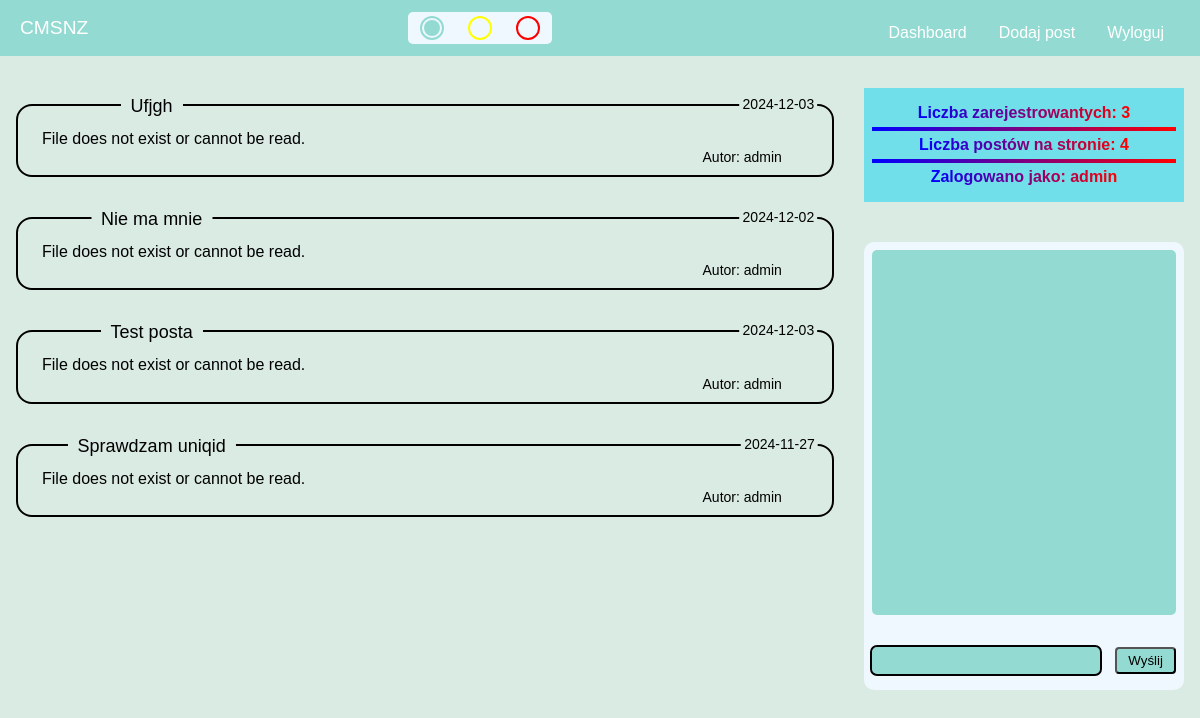
The page / (signed in) on the database its author committed.
### tables this page shows
CREATE TABLE `posts` (
  `ID` int(11) NOT NULL,
  `title` text NOT NULL,
  `content` text NOT NULL,
  `autor` int(11) NOT NULL,
  `date` date NOT NULL,
  `added` datetime NOT NULL DEFAULT current_timestamp(),
  `private` tinyint(1) DEFAULT NULL
);

CREATE TABLE `users` (
  `ID` int(10) UNSIGNED NOT NULL,
  `username` text NOT NULL,
  `email` text NOT NULL,
  `password` text NOT NULL,
  `active` tinyint(1) NOT NULL,
  `added` datetime NOT NULL DEFAULT current_timestamp(),
  `is_admin` tinyint(1) DEFAULT NULL
);

### index.php (the view, shortened to what this page needs)
<?php
include('importy/bazadanych.php');
include('importy/header.php');
    if ($stm = $connect->prepare('SELECT COUNT(ID) as liczbaUzytkownikow FROM users WHERE is_admin != 1;')) {
        $stm->execute();
        $result = $stm->get_result();
        $usersnum = $result->fetch_assoc();
    }
    if (isset($_SESSION['username'])) {
        if ($stm = $connect->prepare('SELECT COUNT(ID) as liczbaPostow FROM posts')) {
            $stm->execute();
            $result = $stm->get_result();
            $postsnum = $result->fetch_assoc();
        }
    }
    else {
        if ($stm = $connect->prepare('SELECT COUNT(ID) as liczbaPostow FROM posts WHERE private = 0')) {
            $stm->execute();
            $result = $stm->get_result();
            $postsnum = $result->fetch_assoc();
        }
    }
if ($stm = $connect->prepare('SELECT * FROM posts JOIN users ON users.ID = posts.autor ORDER BY posts.added DESC;')) {
    $stm->execute();
    $result = $stm->get_result();
?>
<div class="width-10">
    <div class="row">
        <div class="relative-width md-10">
            <?php
            if ($result->num_rows > 0) {
                $postCounter = 1;
                while ($record = $result->fetch_assoc()) {
                    $isPrivate = $record['private'] == 1;
                    $canView = $isPrivate ? isset($_SESSION['username']) : true;
                    if ($canView) { ?>
            <div class="post" style="--order: <?php echo $postCounter; ?>">
                <span class="post-title"><?php echo $record['title']; ?></span>
                <span class="post-date"><?php echo $record['date']; ?></span>
                <span class="post-autor">Autor: <?php echo $record['username']; ?></span>
                <div class="post-content post-hidden" aria-expanded="false">
                    <?php
                                if (file_exists($record['content']) && is_readable($record['content'])) {
                                    $content = file_get_contents($record['content']);
                                    $Parsedown = new Parsedown();
                                    echo nl2br($Parsedown->text($content));
                                } else {
                                    echo "File does not exist or cannot be read.";
                                }
                            ?>
                </div>
            </div>
            <?php }
                    $postCounter++;
                } ?>
        </div>
        <div class="right">
            <div class="info">
                <span class="gradient-text">Liczba zarejestrowantych:
                    <?php echo $usersnum['liczbaUzytkownikow']?>
                </span>
                <hr>
                <span class="gradient-text">Liczba postów na stronie:
                    <?php echo $postsnum['liczbaPostow']?>
                </span>
                <?php
                    if (isset($_SESSION['username'])) {
                        ?>
                <hr>
                <span class="gradient-text">Zalogowano jako: <?php echo $_SESSION['username']?></span>
                <?php
                    }
                ?>
            </div>
            <form class="czat" method="post">
                <div class="bottominput">
                    <input type="text" name="wiadomosc" id="inputsend" <?php
                    if (!isset($_SESSION['username'])) {
                            echo "placeholder='zaloguj się aby czatować' readonly";
                        }
                    ?>>
                    <button type="submit" class='btn-send' <?php
                        if (!isset($_SESSION['username'])) {
                            echo "disabled";
                        }
                    ?>>Wyślij</button>
                </div>
                <div class="chatcontent" id="chatcontent">
                </div>
            </form>
        </div>
    </div>
</div>
<?php
    }
}
else {
    echo'statement problem nie można przygotować';
}
        ?>
<?php
include("importy/footer.php");
?>

### css/general.css (style rules this page uses)
*, *::after, *::before { padding: 0; margin: 0; box-sizing: border-box; }
:root { --color-back: #DAEBE3; --color-panel: #c1d497; --form-outline: #007bff; --text-white: #ffffff; --text-black: #000000; --table-odd: #e2cac1; --table-even: #e2dcd6; --odd-hover: #F3C3B2; --even-hover: #FDE8D3; --form-border: #ccc; --select-white: white; --chat-color: aliceblue; --gradient-from: red; --gradient-to: blue; }
body { font-family: Arial, sans-serif; margin: 0; padding: 0; background-color: var(--color-back); }
.row { display: flex; justify-content: space-between; align-items: flex-start; padding-left: 1em; padding-right: 1em; width: 100%; }
.md-10 { padding: 2em 0em 2em; }
span { white-space: nowrap; }
.post { border: 2px solid var(--text-black); border-radius: 1em; position: relative; padding: 1em; margin: 1em 0 2.5em; width: 100%; animation: dropIn 2s ease forwards; animation-delay: calc(var(--order) * 150ms); color: var(--text-black); }
span { z-index: 1; }
.post-title { position: absolute; top: -10px; left: 12%; transform: translateX(-50%); background-color: var(--color-back); padding: 0 10px; font-size: 18px; text-align: left; margin-left: 2em; }
.post-title::first-letter { text-transform: uppercase; }
.post-date { position: absolute; top: -10px; right: -3%; transform: translateX(-50%); background-color: var(--color-back); padding: 0 3px; font-size: 14px; }
.post-autor { position: absolute; bottom: 10px; right: 0; transform: translateX(-50%); background-color: var(--color-back); padding: 0 5px; font-size: 14px; }
.post-content { margin: 0.5em 0.5em 0.7em; padding-right: 2em; width: 100%; overflow: hidden; display: -webkit-box; line-clamp: 2; -webkit-line-clamp: 3; -webkit-box-orient: vertical; transition: max-height 3s ease; }
.info { background-color: var(--color-panel); top: 4em; color: var(--text-white); padding: 1em 0.5em 1em; font-weight: bold; margin-left: 1em; white-space: nowrap; width: 20em; text-align: center; }
.info .gradient-text { background: linear-gradient(to left, var(--gradient-from),var(--gradient-to)); background-clip: text; -webkit-background-clip: text; -webkit-text-fill-color: transparent; }
.info hr { margin: 5px 0 5px; background: linear-gradient(to left, var(--gradient-from),var(--gradient-to)); height: 4px; border: none; }
.right { margin-left: auto; margin-top: 2em; }
.relative-width { width: 70%; }
:root:has(#domyslny:checked) { --color-back: #DAEBE3; --color-panel: #70dfe9; --form-outline: #007bff; --text-white: #ffffff; --text-black: #000000; --table-odd: #e2cac1; --table-even: #e2dcd6; --odd-hover: #F3C3B2; --even-hover: #FDE8D3; --form-border: #ccc; --select-white: white; --chat-color: aliceblue; --gradient-from: red; --gradient-to: blue; }
.czat { width: 20em; height: 28em; background-color: var(--chat-color); margin-left: 1em; margin-top: 2.5em; color: var(--text-black); display: flex; flex-direction: column-reverse; padding: 0.5em 0.5em 1em; border-radius: 10px; }
.bottominput { display: flex; justify-content: space-between; }
#inputsend { width: 75%; height: 2em; padding: 0.5em; border-radius: 5px; border: none; outline: 2px solid var(--text-black); background-color: var(--color-header); color: var(--text-black); }
.btn-send { width: 20%; height: 2em; color: var(--text-black); border-radius: 4px; background-color: var(--color-header); transition: .5s; }
.chatcontent { width: 100%; height: 100%; overflow-y: auto; background-color: var(--color-header); margin-bottom: 2em; border-radius: 5px; padding: 0.2em; display: flex; flex-direction: column-reverse; }

### css/menu.css (style rules this page uses)
:root { --color-header: #93dbd2; }

### rows shown on the page
posts: title "ufjgh", date "2024-12-03", users.username "admin", shows "File does not exist or cannot be read."
posts: title "nie ma mnie", date "2024-12-02", users.username "admin", shows "File does not exist or cannot be read."
posts: title "test posta", date "2024-12-03", users.username "admin", shows "File does not exist or cannot be read."
posts: title "sprawdzam uniqid", date "2024-11-27", users.username "admin", shows "File does not exist or cannot be read."

### other values the page prints
$usersnum['liczbaUzytkownikow'] "3"
$postsnum['liczbaPostow'] "4"
$_SESSION['username'] "admin"
